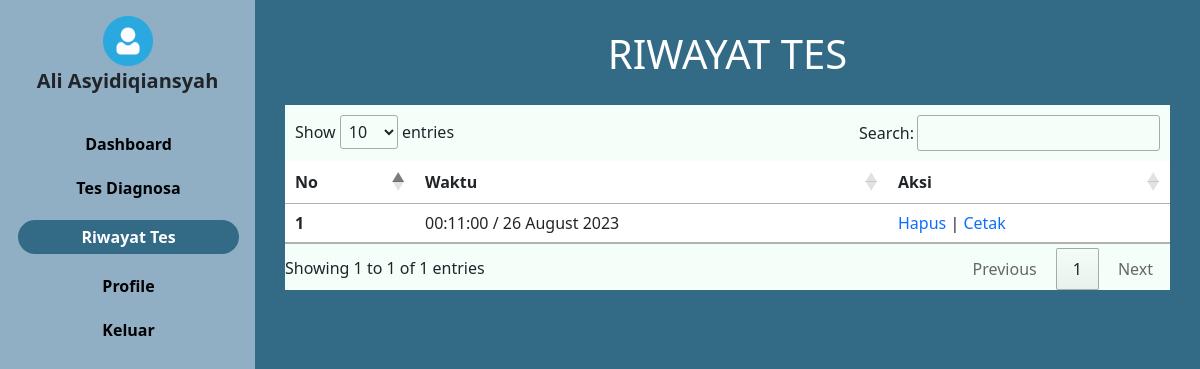
/user/riwayat.php (signed in), run on an earlier commit of the app's database.
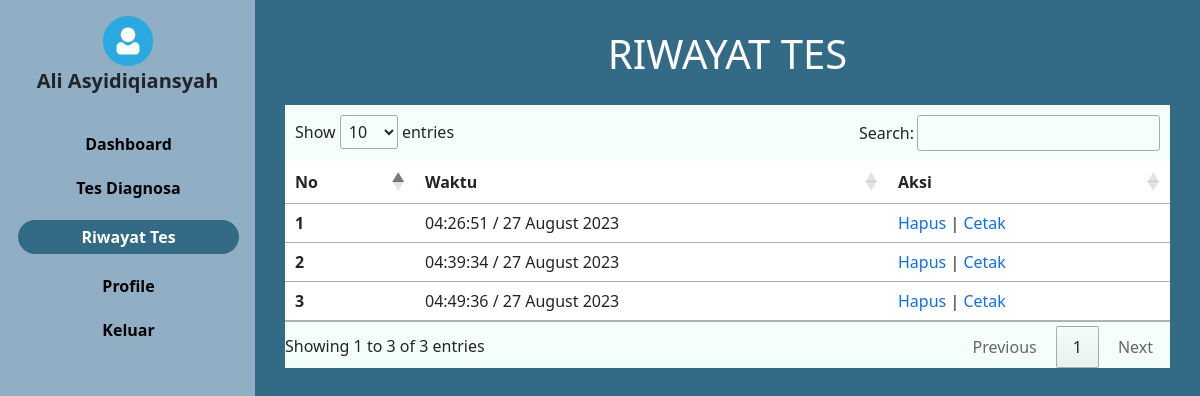
And on a later commit of the database.
### tables this page shows
CREATE TABLE `hasil_diagnosa` (
  `idhasil` int(10) NOT NULL,
  `iduser` int(15) NOT NULL,
  `tanggal` timestamp NOT NULL DEFAULT current_timestamp() ON UPDATE current_timestamp(),
  `usia` int(10) NOT NULL,
  `cf_katarak` double NOT NULL,
  `bayes_katarak` double NOT NULL,
  `cf_konjungtivitis` double NOT NULL,
  `bayes_konjungtivitis` double NOT NULL,
  `cf_miopi` double NOT NULL,
  `bayes_miopi` double NOT NULL,
  `cf_glaukoma` double NOT NULL,
  `bayes_glaukoma` double NOT NULL,
  `cf_butawarna` double NOT NULL,
  `bayes_butawarna` double NOT NULL,
  `cf_presbiopi` double NOT NULL,
  `bayes_presbiopi` double NOT NULL,
  `cf_astigmatisme` double NOT NULL,
  `bayes_astigmatisme` double NOT NULL,
  `cf_hipermetropi` double NOT NULL,
  `bayes_hipermetropi` double NOT NULL
);

### konek.php (called while the page is built, shortened)
<?php
$koneksi = mysqli_connect("localhost", "root", "", "mata");
function query($query)
{
    global $koneksi;
    $result = mysqli_query($koneksi, $query);
    $rows = [];
    while ($row = mysqli_fetch_assoc($result)) {
        $rows[] = $row;
    }
    return $rows;
}
function dekripsi($teks)
{
    $text = $teks;
    $kunci = 'mataRara';
    $key = hash('sha256', $kunci);
    $pkey = "123";
    $method = "aes-192-cfb1";
    $iv = substr(hash('sha256', $pkey), 0, 16);
    $dekripsi = base64_decode($text);
    $dekripsi = openssl_decrypt($dekripsi, $method, $key, 0, $iv);
    return $dekripsi;
}
?>

### user/riwayat.php (the view, shortened to what this page needs)
<?php
require_once '../konek.php';
$id = dekripsi($_COOKIE['mataRara']);
$user = query("SELECT * FROM user WHERE iduser = $id")[0];
$data = query("SELECT * FROM hasil_diagnosa WHERE iduser = $id");
?>
<html lang="en">
<head>
  <link href="https://cdn.jsdelivr.net/npm/bootstrap@5.3.0/dist/css/bootstrap.min.css" rel="stylesheet"
>
  <link rel="stylesheet" href="https://cdn.datatables.net/1.13.4/css/jquery.dataTables.min.css">
  <link rel="stylesheet" href="../style.css">
</head>
<body>
  <div class="main-container d-flex">
    <div class="sidebar px-3 pt-3">
      <div class="header pb-3">
        <img class="text-center" src="../img/<?php echo $user['foto']; ?>"
          style="width: 50px; margin-right: auto; margin-left: auto; display: block;" alt="">
        <h5 class="offcanvas-title fw-bold text-center" style="margin-left: auto; font-size: 20px"
          id="offcanvasDarkLabel"><?php echo $user['nama']; ?></h5>
      </div>
      <ul>
        <li class=""> <a href="index.php">Dashboard</a></li>
        <li class=""><a href="tes.php">Tes Diagnosa</a></li>
        <li class="active"> <a href="riwayat.php">Riwayat Tes</a></li>
        <li class=""> <a href="profile.php">Profile</a></li>
        <li class=""> <a href="../keluar.php">Keluar</a></li>
      </ul>
    </div>
    <div class="content" style="width: 100%;">
      <div class="container ">
        <h1 style="text-align:center; margin-top: 30px; color: white; padding: 0px 35px">RIWAYAT TES</h1>
        <div class="row align-items-start text-center" style="margin-top: 17px">
          <table class="table" id="example2">
            <thead>
              <tr>
                <th scope="col">No</th>
                <th scope="col">Waktu</th>
                <th scope="col">Aksi</th>
              </tr>
            </thead>
            <tbody>
              <?php
              $i = 1;
              foreach ($data as $d):
                $waktu_tes = strftime('%H:%M:%S / %d %B %Y', strtotime($d['tanggal']));
                ?>
                <tr>
                  <th scope="row">
                    <?= $i; ?>
                  </th>
                  <td>
                    <?= $waktu_tes; ?>
                  </td>
                  <td><a style="text-decoration: none;" href="../delete_pengguna.php?idhasil=<?= $d['idhasil']; ?>"
                      onclick="return confirm('Apakah anda yakin ingin menghapus data?')">Hapus</a> | <a
                      style="text-decoration: none;" href="../print.php?idhasil=<?= $d['idhasil']; ?>"
                      target="_blank">Cetak</a></td>
                </tr>
                <?php
                $i++;
              endforeach;
              ?>
            </tbody>
          </table>
        </div>
      </div>
    </div>
  </div>
</body>
</html>

What changed in the data, as far as the page shows it:
added hasil_diagnosa: tanggal "04:26:51 / 27 August 2023"
changed hasil_diagnosa: tanggal "00:11:00 / 26 August 2023" → "04:39:34 / 27 August 2023"
added hasil_diagnosa: tanggal "04:49:36 / 27 August 2023"
Also different on the page:
text written by a page script: "Show entries Search: Showing 1 to 1 of 1 entries Previous 1 Next" → "Show entries Search: Showing 1 to 3 of 3 entries Previous 1 Next"
